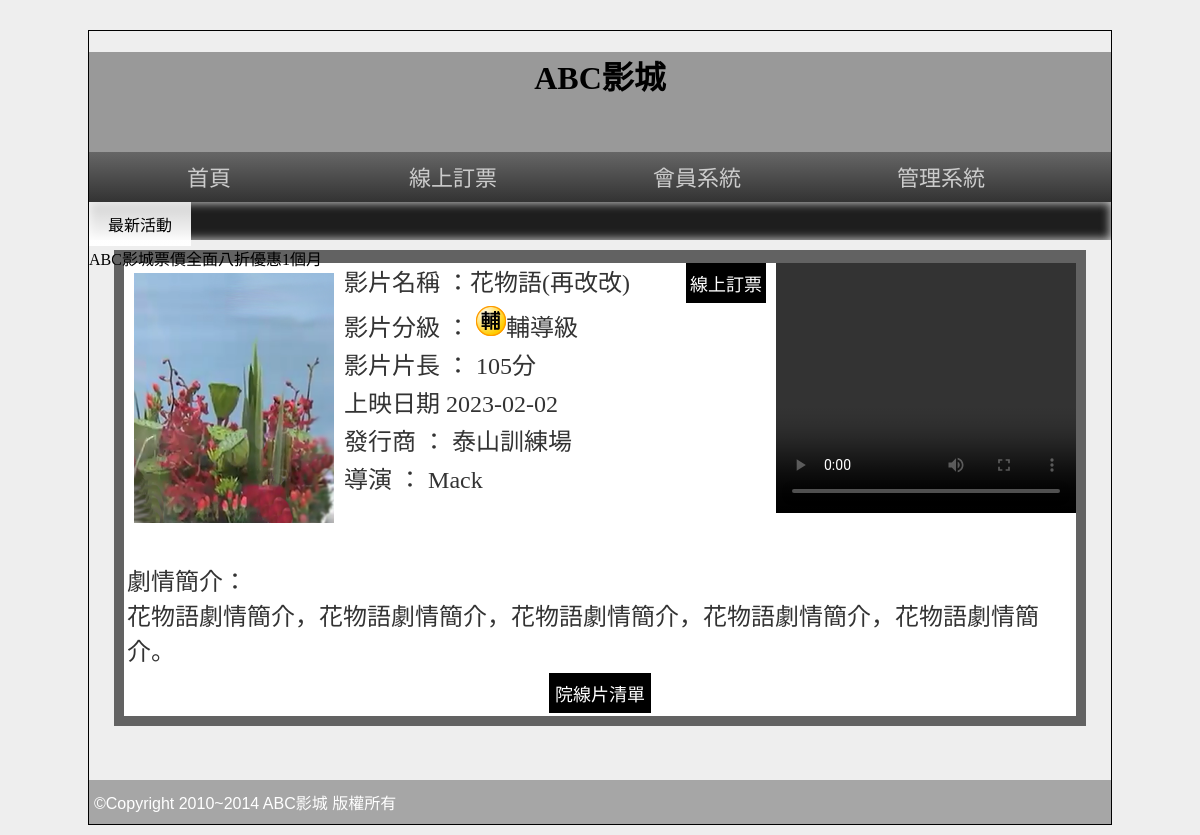
Page /?do=intro&id=4 on the committed database.
### tables this page shows
CREATE TABLE `movie` (
  `id` int(10) UNSIGNED NOT NULL,
  `name` text NOT NULL,
  `level` int(1) UNSIGNED NOT NULL,
  `length` int(3) UNSIGNED NOT NULL,
  `ondate` date NOT NULL,
  `publish` text NOT NULL,
  `directior` text NOT NULL,
  `trailer` text NOT NULL,
  `poster` text NOT NULL,
  `intro` text NOT NULL,
  `rank` int(10) UNSIGNED NOT NULL,
  `sh` int(1) UNSIGNED NOT NULL DEFAULT 1
);

### api/base.php (called while the page is built, shortened)
<?php
$Movie = new DB('movie');
class DB
{
    protected $dsn = "mysql:host=localhost;charset=utf8;dbname=db30";
    protected $table;
    protected $pdo;
    public function __construct($table)
    {
        $this->table = $table;
        $this->pdo = new PDO($this->dsn, 'root', '');
    }
    public function find($args)
    {
        $sql = " SELECT * FROM `$this->table` WHERE ";
        if (is_array($args)) {
            $sql .= join(" && ", $this->arrayToSqlArray($args));
        } else {
            $sql .= "`id`= " . $args;
        }
        return $this->pdo->query($sql)->fetch(PDO::FETCH_ASSOC);
    }
}

### front/intro.php (the view)
<?php
$row = $Movie->find($_GET['id']);
?>
<div class="tab rb" style="width:95%;">
  <div style="background:#FFF; width:100%; color:#333; text-align:left">
    <video src="./upload/<?= $row['trailer']; ?>" width="300px" height="250px" controls="" style="float:right;"></video>
    <font style="font-size:24px">
      <img src="./upload/<?= $row['poster']; ?>" width="200px" height="250px" style="margin:10px; float:left">
      <p style="margin:3px">影片名稱 ：<?= $row['name']; ?>
        <input type="button" value="線上訂票" onclick="location.href='?do=order&id=<?= $row['id']; ?>'" style="margin-left:50px; padding:2px 4px" class="b2_btu">
      </p>
      <p style="margin:3px">影片分級 ： <img src="./icons/03C0<?= $row['level']; ?>.png" style="display:inline-block;"><?= $Movie->level[$row['level']]; ?></p>
      <p style="margin:3px">影片片長 ： <?= $row['length']; ?>分</p>
      <p style="margin:3px">上映日期 <?= $row['ondate']; ?></p>
      <p style="margin:3px">發行商 ： <?= $row['publish']; ?></p>
      <p style="margin:3px">導演 ： <?= $row['directior']; ?></p>
      <br>
      <br>
      <p style="margin:10px 3px 3px 3px; word-break:break-all"> 劇情簡介：<br>
        <?= $row['intro']; ?>
      </p>
    </font>
    <table width="100%" border="0">
      <tbody>
        <tr>
          <td align="center"><input type="button" value="院線片清單" onclick="lof('?')"></td>
        </tr>
      </tbody>
    </table>
  </div>
</div>

### css/css.css (style rules this page uses)
body { background: #eee; font-family: 微軟正黑體; }
input[type='button'], input[type='submit'], input[type='reset'], button, .button { min-width: 70px; min-height: 40px; background: #000; color: #fff; border: none; cursor: pointer; font-size: 18px; text-decoration: none; }
.rb { background: rgba(39, 39, 39, 0.7); color: rgba(255, 255, 255, 0.9); }
.tab { width: 80%; display: block; margin-left: auto; margin-right: auto; min-height: 100px; padding: 10px; }

### rows in the picture
movie: poster (picture), name "花物語(再改改)", level "輔導級", length "105", ondate "2023-02-02", publish "泰山訓練場", directior "Mack", intro "花物語劇情簡介，花物語劇情簡介，花物語劇情簡介，花物語劇情簡介，花物語劇情簡介。"
